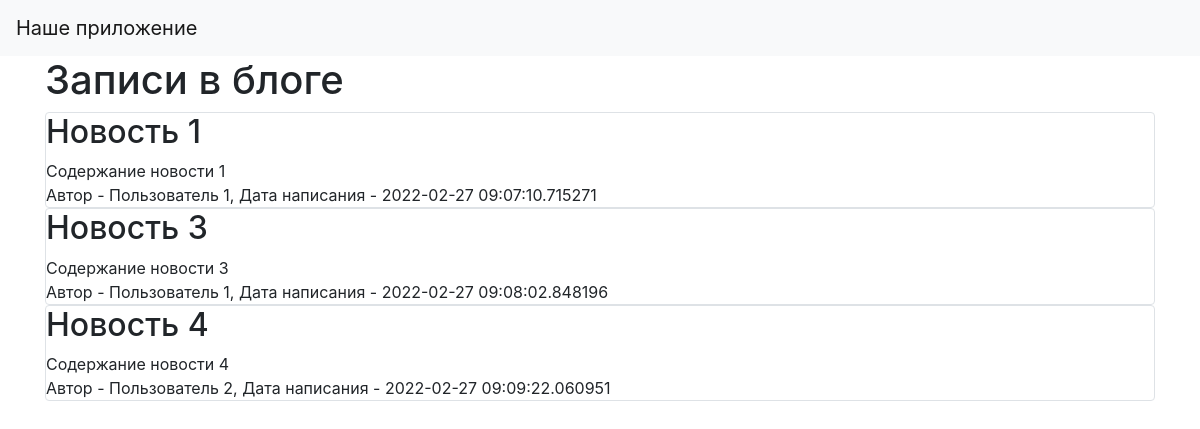
The page / on the database its author committed.
### data/news.py (models this page shows)
class News(SqlAlchemyBase):
    __tablename__ = 'news'
    id = sqlalchemy.Column(sqlalchemy.Integer, primary_key=True, autoincrement=True)
    title = sqlalchemy.Column(sqlalchemy.String, nullable=True)
    content = sqlalchemy.Column(sqlalchemy.String, nullable=True)
    created_date = sqlalchemy.Column(sqlalchemy.DateTime, default=datetime.datetime.now)
    is_private = sqlalchemy.Column(sqlalchemy.Boolean, default=True)
    user_id = sqlalchemy.Column(sqlalchemy.Integer, sqlalchemy.ForeignKey("users.id"))
    user = orm.relationship('User')

### data/users.py (models this page shows, shortened)
class User(SqlAlchemyBase, UserMixin):
    __tablename__ = 'users'
    id = sqlalchemy.Column(sqlalchemy.Integer, primary_key=True, autoincrement=True)
    name = sqlalchemy.Column(sqlalchemy.String, nullable=True)
    about = sqlalchemy.Column(sqlalchemy.String, nullable=True)
    email = sqlalchemy.Column(sqlalchemy.String, index=True, unique=True, nullable=True)
    hashed_password = sqlalchemy.Column(sqlalchemy.String, nullable=True)
    created_date = sqlalchemy.Column(sqlalchemy.DateTime, default=datetime.datetime.now)
    news = orm.relationship("News", back_populates='user')

### main.py (the view)
@app.route("/")
def index():
    db_sess = db_session.create_session()
    news = db_sess.query(News).filter(News.is_private != True)
    return render_template("index.html", news=news)

### data/db_session.py (called while the page is built)
def create_session() -> Session:
    global __factory
    return __factory()

### templates/index.html
{% extends "base.html" %}
{% block content %}
    <h1>Записи в блоге</h1>
    {% for item in news %}
        <div class="col-md6 border rounded">
            <h2>{{ item.title }}</h2>
            <div>
                {{ item.content }}
            </div>
            <div>
                Автор - {{ item.user.name }}, Дата написания - {{ item.created_date }}
            </div>
        </div>
    {% endfor %}
{% endblock %}

### templates/base.html (shortened to what this page needs)
<!doctype html>
<html lang="en">
<head>
    <link rel="stylesheet" href="https://stackpath.bootstrapcdn.com/bootstrap/4.4.1/css/bootstrap.min.css">
</head>
  <body>
    <header>
      <nav class="navbar navbar-light bg-light">
        <a class="navbar-brand" href="#">Наше приложение</a>
      </nav>
    </header>
    <main role="main" class="container">
        {% block content %}{% endblock %}
    </main>
  </body>
</html>

### rows shown on the page
News: title "Новость 1", content "Содержание новости 1", user.name "Пользователь 1", created_date "2022-02-27 09:07:10.715271"
News: title "Новость 3", content "Содержание новости 3", user.name "Пользователь 1", created_date "2022-02-27 09:08:02.848196"
News: title "Новость 4", content "Содержание новости 4", user.name "Пользователь 2", created_date "2022-02-27 09:09:22.060951"
